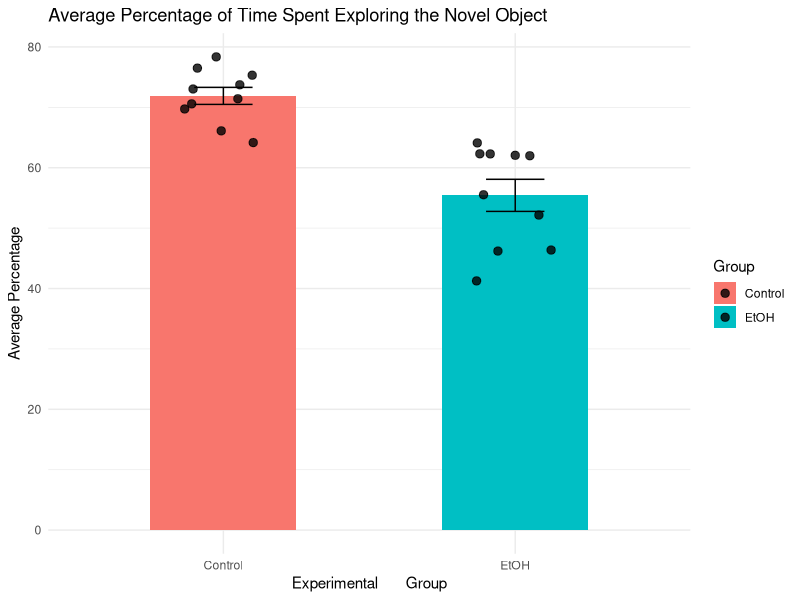

Write the R code that produced this figure. (Note: this script raises an error after producing the figure.)
## ---- chunk 1
library(readxl)
library(dplyr)
library(tidyverse)
library(ggplot2)
library(ggpubr)
library(knitr)
## ---- chunk 2
raw_data <- read_excel("data/Raw Data for Data Replication Project.xlsx")
head(raw_data)
## ---- chunk 3
sheets <- excel_sheets("data/Raw Data for Data Replication Project.xlsx")
sheets
## ---- chunk 4
NOR_data <- read_excel("data/Raw Data for Data Replication Project.xlsx", sheet = 11)
NOR_data
## ---- chunk 5
NOR_data %>%
  group_by(Group) %>%
  summarise(
    mean_novel = mean(New, na.rm = TRUE),
    mean_familiar = mean(Old, na.rm = TRUE),
    sd_novel = sd(New, na.rm = TRUE),
    sd_familiar = sd(Old, na.rm = TRUE), 
    mean_ratio = mean(Ratio, na.rm = TRUE)
  )
## ---- chunk 6
NOR_data <- NOR_data %>%
  mutate(Ratio = as.numeric(Ratio))
  
ggplot(NOR_data, aes(x = Group, y = Ratio, fill = Group)) +
  stat_summary(fun = mean, geom = "bar", width = 0.5) +
  geom_jitter(width = 0.15, size = 2.5, alpha = 0.8) + 
  stat_summary(fun.data = mean_se, geom = "errorbar", width = 0.2) +
  labs(title = "Average Percentage of Time Spent Exploring the Novel Object", x = "Experimental       Group", y = "Average Percentage") + 
  theme_minimal()
## ---- chunk 7
knitr::include_graphics("images/NOR Bar Graph.jpeg")
## ---- chunk 8
t.test(Ratio ~ Group, data = NOR_data)
## ---- chunk 9
WB_data <- read_excel("data/Raw Data for Data Replication Project.xlsx", sheet = 5)
WB_data
## ---- chunk 10
WB_data <- WB_data %>%
 mutate(
  ZO1_GAPDH = `ZO-1`/GAPDH,
  Occludin_GAPDH = Occludin/GAPDH,
  Claudin5_GAPDH = `Claudin-5`/GAPDH
 )
WB_data
## ---- chunk 11
WB_data %>%
  filter(Region == "PFC") %>%
  group_by(Group) %>%
  summarise(
  n = n(),
  mean_ZO1_GAPDH = mean(ZO1_GAPDH),
  mean_Occludin_GAPDH = mean(Occludin_GAPDH),
  mean_Claudin5_GAPDH = mean(Claudin5_GAPDH)
  )

WB_data %>%
  filter(Region == "Hippocampus") %>%
  group_by(Group) %>%
  summarise(
  n = n(),
  mean_ZO1_GAPDH = mean(ZO1_GAPDH),
  mean_Occludin_GAPDH = mean(Occludin_GAPDH),
  mean_Claudin5_GAPDH = mean(Claudin5_GAPDH)
  )
## ---- chunk 12
model_ZO1_PFC <- aov(ZO1_GAPDH ~ Group, data = WB_data %>% 
  filter(Region == "PFC"))
  summary(model_ZO1_PFC)
model_Occludin_PFC <- aov(Occludin_GAPDH ~ Group, data = WB_data %>% 
  filter(Region == "PFC"))
  summary(model_Occludin_PFC)
model_Claudin5_PFC <- aov(Claudin5_GAPDH ~ Group, data = WB_data %>% 
  filter(Region == "PFC"))
  summary(model_Claudin5_PFC)

model_ZO1_Hippocampus <- aov(ZO1_GAPDH ~ Group, data = WB_data %>% 
  filter(Region == "Hippocampus"))
  summary(model_ZO1_Hippocampus)
model_Occludin_Hippocampus <- aov(Occludin_GAPDH ~ Group, data = WB_data %>% 
  filter(Region == "Hippocampus"))
  summary(model_Occludin_Hippocampus)
model_Claudin5_Hippocampus <- aov(Claudin5_GAPDH ~ Group, data = WB_data %>% 
  filter(Region == "Hippocampus"))
  summary(model_Claudin5_Hippocampus)
